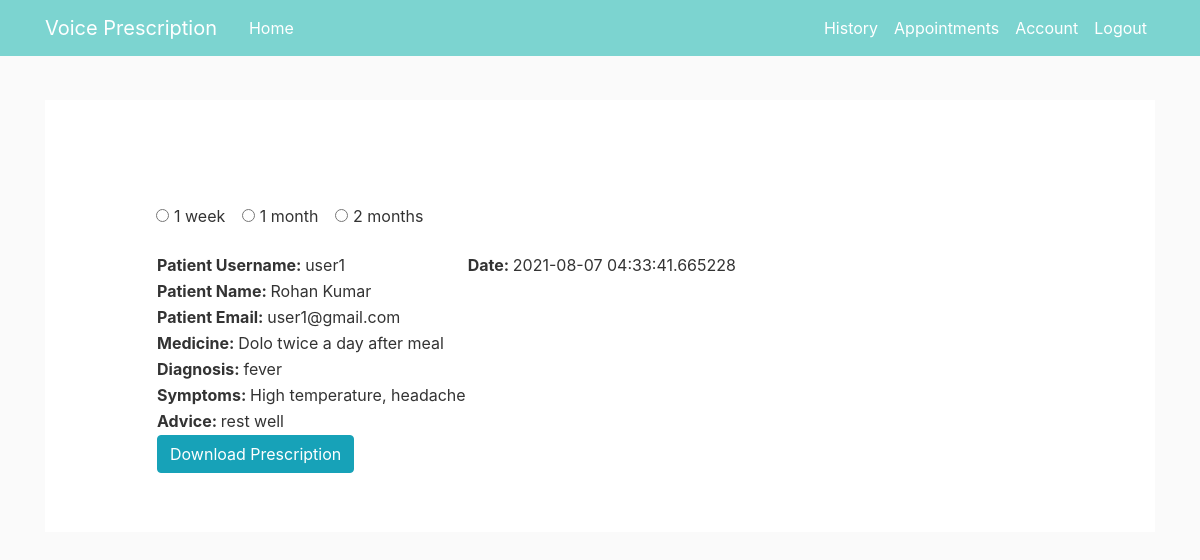
The page /history (signed in) on the database its author committed.
### voiceprescription/models.py (models this page shows, shortened)
class Prescriptions(db.Model):
    id = db.Column(db.Integer, primary_key=True)
    patient_id = db.Column(db.Integer, db.ForeignKey('user.id'))
    doctor_id = db.Column(db.Integer, db.ForeignKey('user.id'))
    patient_name = db.Column(db.String(30), nullable=False)
    age = db.Column(db.Integer, nullable=False)
    appointment_id = db.Column(db.Integer, db.ForeignKey('appointments.id'))
    date_and_time = db.Column(db.DateTime, nullable=False, default=datetime.utcnow)
    prescription = db.Column(db.String(150), nullable=False)
    diagnosis = db.Column(db.String(150), nullable=False)
    symptoms = db.Column(db.String(150), nullable=False)
    advice = db.Column(db.String(150), nullable=False)
    sign = db.Column(db.String(30), nullable=False)
    doctor = relationship("User", foreign_keys=[doctor_id])
    patient = relationship("User", foreign_keys=[patient_id])
    appointments = relationship("Appointments", foreign_keys=[appointment_id])

class User(db.Model, UserMixin):
    id = db.Column(db.Integer, primary_key=True)
    username = db.Column(db.String(20), unique=True, nullable=False)
    email = db.Column(db.String(120), unique=True, nullable=False)
    image_file = db.Column(db.String(20), nullable=False, default='default.jpg')
    type = db.Column(db.String(2), nullable=False, default='p')
    password = db.Column(db.String(60), nullable=False)

### voiceprescription/routes.py (the view)
@app.route('/history')
def history():
    if current_user.type=='p':
        patient_pres = Prescriptions.query.filter_by(patient_id=current_user.id).order_by(Prescriptions.date_and_time.desc()).all()
        return render_template('displayprescriptions.html', prescriptions=patient_pres)
    else:
        doctor_pres = Prescriptions.query.filter_by(doctor_id=current_user.id).order_by(Prescriptions.date_and_time.desc()).all()
        return render_template('displayprescriptions.html', prescriptions=doctor_pres)

### voiceprescription/models.py (called while the page is built)
@login_manager.user_loader
def load_user(user_id):
    return User.query.get(int(user_id))

### voiceprescription/templates/displayprescriptions.html
{% extends "layout.html" %}
{% block content %}
<div class="content padL10per">
    <div class="padTB24"></div>
    <form action="">
        <div class="form-check form-check-inline">
            <input class="form-check-input" type="radio" name="inlineRadioOptions" id="inlineRadio1" value="option1">
            <label class="form-check-label" for="inlineRadio1">1 week</label>
        </div>
        <div class="form-check form-check-inline">
            <input class="form-check-input" type="radio" name="inlineRadioOptions" id="inlineRadio1" value="option1">
            <label class="form-check-label" for="inlineRadio1">1 month</label>
        </div>
        <div class="form-check form-check-inline">
            <input class="form-check-input" type="radio" name="inlineRadioOptions" id="inlineRadio1" value="option1">
            <label class="form-check-label" for="inlineRadio1">2 months</label>
        </div>
    </form>
    <br>
    {% for prescription in prescriptions %}
    <table>
        <caption></caption>
        <tbody>
            {% if current_user.type == 'p' %}
            <tr>
                <td><strong>Doctor Username: </strong>{{prescription.doctor.username}}</td>
                <td><strong>Date: </strong>{{prescription.date_and_time}}</td>
            </tr>
            <tr>
                <td><strong>Doctor Email: </strong>{{prescription.doctor.email}}</td>
            </tr>
            {% else %}
            <tr>
                <td><strong>Patient Username: </strong>{{prescription.patient.username}}</td>
                <td><strong>Date: </strong>{{prescription.date_and_time}}</td>
            </tr>
            <tr>
                <td><strong>Patient Name: </strong>{{prescription.patient_name}}</td>
            </tr>
            <tr>
                <td><strong>Patient Email: </strong>{{prescription.patient.email}}</td>
            </tr>
            {% endif %}
            <tr>
                <td><strong>Medicine: </strong>{{prescription.prescription}}</td>
            </tr>
            <tr>
                <td><strong>Diagnosis: </strong>{{prescription.diagnosis}}</td>
            </tr>
            <tr>
                <td><strong>Symptoms: </strong>{{prescription.symptoms}}</td>
            </tr>
            <tr>
                <td><strong>Advice: </strong>{{prescription.advice}}</td>
            </tr>
            <tr>
                <td><a href="{{ url_for('get_pres', prescription_id=prescription.id) }}" class="btn btn-info" target="_blank">Download Prescription</a></td>
            </tr>
        </tbody>
    </table>
    <br />
    {% endfor %}
</div>
{% endblock content %}

### voiceprescription/static/main.css (style rules this page uses)
body { background: #fafafa; color: #333333; padding-top: 100px; padding-bottom: 100px; }
.content { background: #ffffff; padding: 10px 20px; margin-bottom: 20px; padding-top: 5%; }
.padL10per { padding-left: 10%; }
.padTB24 { padding-top: 24px; padding-bottom: 24px; }

### rows shown on the page
Prescriptions: patient.username "user1", date_and_time "2021-08-07 04:33:41.665228", patient_name "Rohan Kumar", patient.email "user1@gmail.com", prescription "Dolo twice a day after meal", diagnosis "fever", symptoms "High temperature, headache", advice "rest well"
